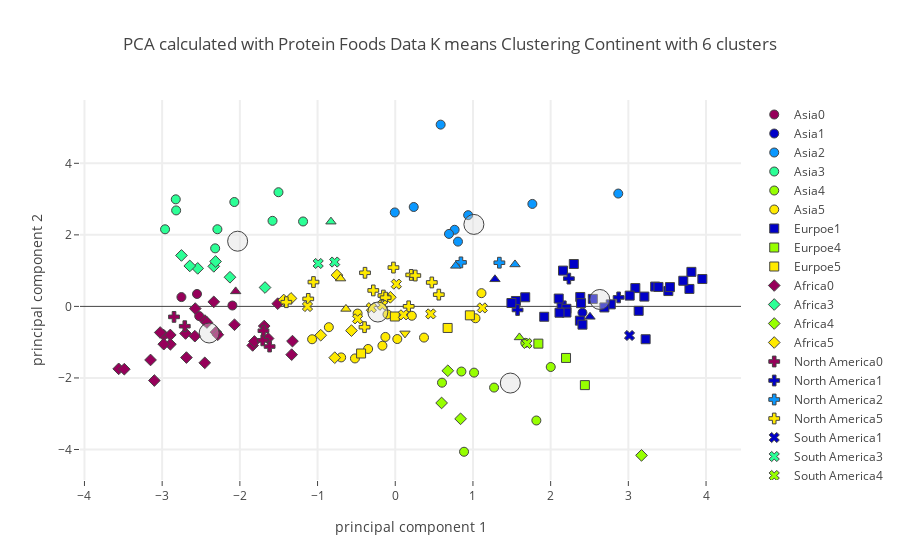

Notebook code cell kept with this figure:
### Code cell
# Calling plotly function 
plot_plotly(protein_group_df,"Continent",continent_centers,6,"Protein Foods",'')

### Figure 1 — Plotly figure (JSON) as saved in the notebook; plotly's stock layout.template omitted (floating-point values rounded to 4 significant figures)
{"data": [{"marker": {"color": "rgb(150,0,90)", "line": {"width": 1}, "size": 9, "symbol": 0}, "mode": "markers", "name": "Asia0", "text": ["Democratic People's Republic of Korea", "India", "Nepal", "Timor-Leste"], "type": "scatter", "uid": "1377c0db-137f-41ad-9aa5-1599ec81341d", "x": [-2.551, -2.096, -2.523, -2.752], "y": [0.3475, 0.02439, -0.2714, 0.2607]}, {"marker": {"color": "rgb(0,0,200)", "line": {"width": 1}, "size": 9, "symbol": 0}, "mode": "markers", "name": "Asia1", "text": ["Israel"], "type": "scatter", "uid": "98153126-1d99-4e9b-80b1-200a0c9a6809", "x": [2.409], "y": [-0.1767]}, {"marker": {"color": "rgb(10,152,255)", "line": {"width": 1}, "size": 9, "symbol": 0}, "mode": "markers", "name": "Asia2", "text": ["Brunei Darussalam", "China, Hong Kong SAR", "China, Macao SAR", "China, mainland", "China, Taiwan Province of", "Japan", "Malaysia", "Maldives", "Republic of Korea"], "type": "scatter", "uid": "8de88395-3efd-48a5-b694-cd563a2fe3cd", "x": [0.7641, 2.87, 1.765, 0.8072, 0.6916, 0.9381, -0.006129, 0.5844, 0.2378], "y": [2.142, 3.155, 2.865, 1.811, 2.027, 2.551, 2.627, 5.082, 2.779]}, {"marker": {"color": "rgb(44,255,150)", "line": {"width": 1}, "size": 9, "symbol": 0}, "mode": "markers", "name": "Asia3", "text": ["Bangladesh", "Cambodia", "Indonesia", "Lao People's Democratic Republic", "Myanmar", "Philippines", "Sri Lanka", "Thailand", "Viet Nam"], "type": "scatter", "uid": "cc395d40-ef51-4c1d-8656-7a902f19e543", "x": [-2.963, -2.825, -2.289, -2.82, -2.071, -1.58, -2.318, -1.186, -1.503], "y": [2.156, 2.993, 2.157, 2.683, 2.918, 2.392, 1.623, 2.374, 3.192]}, {"marker": {"color": "rgb(151,255,0)", "line": {"width": 1}, "size": 9, "symbol": 0}, "mode": "markers", "name": "Asia4", "text": ["Armenia", "Azerbaijan", "Kazakhstan", "Kyrgyzstan", "Mongolia", "Turkey", "Turkmenistan", "Uzbekistan"], "type": "scatter", "uid": "906ecf1c-f281-4971-90b0-7694ff41a24b", "x": [1.674, 1.272, 2.001, 0.6016, 0.8852, 0.8515, 1.816, 1.014], "y": [-1.018, -2.269, -1.694, -2.133, -4.063, -1.821, -3.189, -1.852]}, {"marker": {"color": "rgb(255,234,0)", "line": {"width": 1}, "size": 9, "symbol": 0}, "mode": "markers", "name": "Asia5", "text": ["Afghanistan", "Cyprus", "Georgia", "Iran (Islamic Republic of)", "Iraq", "Jordan", "Kuwait", "Lebanon", "Oman", "Pakistan", "Saudi Arabia", "Tajikistan", "United Arab Emirates", "Yemen"], "type": "scatter", "uid": "c729098d-0cba-41ac-9dc8-6f0713563cc3", "x": [-0.5187, 1.11, 0.3701, -0.1651, -0.4844, 0.0263, 1.033, -0.1268, 0.2132, -0.3491, -0.1002, -0.6961, -0.8549, -1.07], "y": [-1.455, 0.3705, -0.8717, -1.099, -0.1994, -0.9124, -0.3314, -0.8537, -0.2613, -1.19, -0.2242, -1.426, -0.5811, -0.9182]}, {"marker": {"color": "rgb(150,0,90)", "line": {"width": 1}, "size": 9, "symbol": 1}, "mode": "markers", "name": "Eurpoe0", "text": [], "type": "scatter", "uid": "300c1079-5c20-422d-83be-99221ae987c7", "x": [], "y": []}, {"marker": {"color": "rgb(0,0,200)", "line": {"width": 1}, "size": 9, "symbol": 1}, "mode": "markers", "name": "Eurpoe1", "text": ["Austria", "Belarus", "Belgium", "Croatia", "Czechia", "Denmark", "Estonia", "Finland", "France", "Germany", "Hungary", "Iceland", "Ireland", "Italy", "Latvia", "Lithuania", "Luxembourg", "Malta", "Montenegro", "Netherlands", "Norway", "Poland", "Portugal", "Russian Federation", "Slovakia", "Slovenia", "Spain", "Sweden", "Switzerland", "Ukraine", "United Kingdom"], "type": "scatter", "uid": "86370cf5-ad9b-46f9-88e9-ac84245996ab", "x": [3.345, 3.952, 2.141, 1.553, 2.381, 3.387, 3.223, 3.786, 2.774, 3.09, 1.673, 3.017, 2.377, 2.392, 3.133, 3.812, 3.206, 2.104, 2.41, 3.515, 2.543, 3.707, 2.159, 2.692, 1.495, 1.917, 2.298, 3.536, 2.203, 2.203, 2.114], "y": [0.554, 0.7652, 0.027, 0.1516, 0.2632, 0.5441, -0.9178, 0.4882, 0.05658, 0.5125, 0.2556, 0.3014, -0.3982, 0.09001, -0.1242, 0.9653, 0.2745, 0.2191, -0.5105, 0.4291, 0.2094, 0.7168, 1.001, -0.02923, 0.09486, -0.2896, 1.185, 0.5399, -0.0672, -0.1715, -0.1765]}, {"marker": {"color": "rgb(10,152,255)", "line": {"width": 1}, "size": 9, "symbol": 1}, "mode": "markers", "name": "Eurpoe2", "text": [], "type": "scatter", "uid": "ea4f433b-ef3f-456e-ab93-d19b835dd8f1", "x": [], "y": []}, {"marker": {"color": "rgb(44,255,150)", "line": {"width": 1}, "size": 9, "symbol": 1}, "mode": "markers", "name": "Eurpoe3", "text": [], "type": "scatter", "uid": "2b0c924b-b602-478c-967c-a9cc0e4232e4", "x": [], "y": []}, {"marker": {"color": "rgb(151,255,0)", "line": {"width": 1}, "size": 9, "symbol": 1}, "mode": "markers", "name": "Eurpoe4", "text": ["Albania", "Greece", "Romania"], "type": "scatter", "uid": "9b77345e-45f3-4b8e-9e68-e2f172ad6c10", "x": [2.441, 2.198, 1.842], "y": [-2.2, -1.441, -1.041]}, {"marker": {"color": "rgb(255,234,0)", "line": {"width": 1}, "size": 9, "symbol": 1}, "mode": "markers", "name": "Eurpoe5", "text": ["Bosnia and Herzegovina", "Bulgaria", "Republic of Moldova", "Serbia"], "type": "scatter", "uid": "71848c0a-c6f4-49fc-8788-2d1dcf2b9834", "x": [-0.4398, 0.9604, -0.005578, 0.6741], "y": [-1.316, -0.2496, -0.2823, -0.6027]}, {"marker": {"color": "rgb(150,0,90)", "line": {"width": 1}, "size": 9, "symbol": 2}, "mode": "markers", "name": "Africa0", "text": ["Angola", "Benin", "Botswana", "Burkina Faso", "Cabo Verde", "Cameroon", "Central African Republic", "Chad", "CÃƒÂ´te d'Ivoire", "Djibouti", "Ethiopia", "Ghana", "Kenya", "Lesotho", "Malawi", "Mali", "Mozambique", "Namibia", "Niger", "Nigeria", "Rwanda", "Eswatini", "Togo", "Uganda", "United Republic of Tanzania", "Zambia", "Zimbabwe"], "type": "scatter", "uid": "4544ecc7-c001-40da-89bb-c07e4848b799", "x": [-1.687, -2.574, -1.323, -2.699, -1.512, -2.979, -1.835, -2.069, -2.336, -1.333, -2.688, -2.45, -2.452, -3.101, -3.56, -2.307, -2.895, -1.637, -3.15, -2.424, -3.487, -1.813, -3.025, -2.894, -2.979, -2.579, -2.284], "y": [-0.5484, -0.06102, -0.9707, -0.7571, 0.0766, -0.8051, -1.09, -0.5123, 0.1268, -1.349, -1.43, -0.3964, -1.577, -2.072, -1.746, -0.72, -0.7983, -0.8966, -1.497, -0.4495, -1.755, -0.9804, -0.7302, -1.059, -1.056, -0.8321, -0.7922]}, {"marker": {"color": "rgb(0,0,200)", "line": {"width": 1}, "size": 9, "symbol": 2}, "mode": "markers", "name": "Africa1", "text": [], "type": "scatter", "uid": "c93f484b-08bb-4907-b914-f36d62d1cbeb", "x": [], "y": []}, {"marker": {"color": "rgb(10,152,255)", "line": {"width": 1}, "size": 9, "symbol": 2}, "mode": "markers", "name": "Africa2", "text": [], "type": "scatter", "uid": "1f231c2c-de3c-4344-83f1-5dd5c27a7d4b", "x": [], "y": []}, {"marker": {"color": "rgb(44,255,150)", "line": {"width": 1}, "size": 9, "symbol": 2}, "mode": "markers", "name": "Africa3", "text": ["Gambia", "Guinea", "Guinea-Bissau", "Liberia", "Madagascar", "Senegal", "Sierra Leone"], "type": "scatter", "uid": "cee80c8a-a58d-49f7-a517-7597e977f540", "x": [-1.676, -2.543, -2.336, -2.313, -2.645, -2.127, -2.752], "y": [0.5279, 1.063, 1.119, 1.255, 1.132, 0.8148, 1.424]}, {"marker": {"color": "rgb(151,255,0)", "line": {"width": 1}, "size": 9, "symbol": 2}, "mode": "markers", "name": "Africa4", "text": ["Algeria", "Morocco", "Sudan", "Tunisia"], "type": "scatter", "uid": "1afb898a-b9e1-47d5-aa7b-8cde3e9b7c98", "x": [0.5966, 0.8407, 3.17, 0.6763], "y": [-2.699, -3.143, -4.165, -1.799]}, {"marker": {"color": "rgb(255,234,0)", "line": {"width": 1}, "size": 9, "symbol": 2}, "mode": "markers", "name": "Africa5", "text": ["Congo (note no data in Food suppley tables for DRC)", "Egypt", "Gabon", "Mauritania", "Mauritius", "Sao Tome and Principe", "South Africa"], "type": "scatter", "uid": "448e0668-92b0-448e-bcdb-36f090067072", "x": [-1.436, -0.9592, -0.7501, -0.779, -0.06329, -1.341, -0.5635], "y": [0.1791, -0.8056, 0.8739, -1.433, 0.2543, 0.2232, -0.6771]}, {"marker": {"color": "rgb(150,0,90)", "line": {"width": 1}, "size": 9, "symbol": 3}, "mode": "markers", "name": "North America0", "text": ["El Salvador", "Guatemala", "Haiti", "Honduras", "Nicaragua"], "type": "scatter", "uid": "4b89409c-8ba8-42fe-baba-9b2010c5c9ec", "x": [-1.617, -1.706, -2.847, -1.696, -2.709], "y": [-1.122, -0.949, -0.2932, -0.6803, -0.5538]}, {"marker": {"color": "rgb(0,0,200)", "line": {"width": 1}, "size": 9, "symbol": 3}, "mode": "markers", "name": "North America1", "text": ["Bermuda", "Canada", "United States of America"], "type": "scatter", "uid": "19c3559d-24fb-4ee5-a360-7b2a5915ebe6", "x": [2.234, 1.574, 2.875], "y": [0.7769, -0.1001, 0.2513]}, {"marker": {"color": "rgb(10,152,255)", "line": {"width": 1}, "size": 9, "symbol": 3}, "mode": "markers", "name": "North America2", "text": ["Antigua and Barbuda", "Bahamas"], "type": "scatter", "uid": "4d9e3e05-6841-4ee3-a7df-1bca1230eeb8", "x": [0.8453, 1.34], "y": [1.231, 1.221]}, {"marker": {"color": "rgb(44,255,150)", "line": {"width": 1}, "size": 9, "symbol": 3}, "mode": "markers", "name": "North America3", "text": [], "type": "scatter", "uid": "7b666404-e7db-4d73-8b8e-21d84e15de30", "x": [], "y": []}, {"marker": {"color": "rgb(151,255,0)", "line": {"width": 1}, "size": 9, "symbol": 3}, "mode": "markers", "name": "North America4", "text": [], "type": "scatter", "uid": "0af00086-ce14-4f7f-849a-285b18f8ea84", "x": [], "y": []}, {"marker": {"color": "rgb(255,234,0)", "line": {"width": 1}, "size": 9, "symbol": 3}, "mode": "markers", "name": "North America5", "text": ["Barbados", "Belize", "Costa Rica", "Cuba", "Dominica", "Dominican Republic", "Grenada", "Jamaica", "Mexico", "Panama", "Saint Kitts and Nevis", "Saint Lucia", "Saint Vincent and the Grenadines", "Trinidad and Tobago"], "type": "scatter", "uid": "e8ce5e31-c68a-48ab-92b8-fde1823f9130", "x": [0.5605, -1.12, -0.1526, -1.402, 0.1727, -1.052, 0.2056, -0.2827, -0.3953, -0.3891, -0.02307, 0.4704, 0.258, -0.1237], "y": [0.3292, 0.2099, 0.3033, 0.118, 0.002044, 0.6811, 0.8799, 0.4469, -0.5807, 0.9398, 1.085, 0.6694, 0.8627, 0.245]}, {"marker": {"color": "rgb(150,0,90)", "line": {"width": 1}, "size": 9, "symbol": 4}, "mode": "markers", "name": "South America0", "text": [], "type": "scatter", "uid": "43ea1493-5d8a-4fe3-a90f-8546e9384294", "x": [], "y": []}, {"marker": {"color": "rgb(0,0,200)", "line": {"width": 1}, "size": 9, "symbol": 4}, "mode": "markers", "name": "South America1", "text": ["Argentina"], "type": "scatter", "uid": "7e4bce8b-f461-46a1-8c51-4927e4b279f1", "x": [3.015], "y": [-0.8129]}, {"marker": {"color": "rgb(10,152,255)", "line": {"width": 1}, "size": 9, "symbol": 4}, "mode": "markers", "name": "South America2", "text": [], "type": "scatter", "uid": "2810b9cd-e42e-4dce-b23d-0f72ff4ce141", "x": [], "y": []}, {"marker": {"color": "rgb(44,255,150)", "line": {"width": 1}, "size": 9, "symbol": 4}, "mode": "markers", "name": "South America3", "text": ["Guyana", "Suriname"], "type": "scatter", "uid": "f60f34fe-e238-45ef-a641-82720343e94b", "x": [-0.992, -0.7798], "y": [1.2, 1.24]}, {"marker": {"color": "rgb(151,255,0)", "line": {"width": 1}, "size": 9, "symbol": 4}, "mode": "markers", "name": "South America4", "text": ["Uruguay"], "type": "scatter", "uid": "4f7b5fe0-b263-4822-a1ac-580d7baab956", "x": [1.695], "y": [-1.035]}, {"marker": {"color": "rgb(255,234,0)", "line": {"width": 1}, "size": 9, "symbol": 4}, "mode": "markers", "name": "South America5", "text": ["Bolivia (Plurinational State of)", "Brazil", "Chile", "Colombia", "Ecuador", "Paraguay", "Peru", "Venezuela (Bolivarian Republic of)"], "type": "scatter", "uid": "28a1efac-b2ac-45b1-bd1d-c3aefed5cd19", "x": [-0.4843, 0.4567, 1.12, -0.3074, 0.01381, 0.1062, -1.13, -0.165], "y": [-0.3477, -0.2102, -0.04205, -0.03675, 0.6222, -0.2359, -0.003202, 0.03305]}, {"marker": {"color": "rgb(150,0,90)", "line": {"width": 1}, "size": 9, "symbol": 5}, "mode": "markers", "name": "Australia0", "text": ["Solomon Islands"], "type": "scatter", "uid": "66295649-7b5b-4ee3-9f44-3785d9fc7344", "x": [-2.054], "y": [0.4198]}, {"marker": {"color": "rgb(0,0,200)", "line": {"width": 1}, "size": 9, "symbol": 5}, "mode": "markers", "name": "Australia1", "text": ["Australia", "New Caledonia"], "type": "scatter", "uid": "f8b401f4-3358-4314-9264-da36bbaa09cb", "x": [2.506, 1.283], "y": [-0.2917, 0.7575]}, {"marker": {"color": "rgb(10,152,255)", "line": {"width": 1}, "size": 9, "symbol": 5}, "mode": "markers", "name": "Australia2", "text": ["French Polynesia", "Samoa"], "type": "scatter", "uid": "5b00e62a-3b8f-4f2e-877c-fb162f76cb73", "x": [1.541, 0.778], "y": [1.173, 1.134]}, {"marker": {"color": "rgb(44,255,150)", "line": {"width": 1}, "size": 9, "symbol": 5}, "mode": "markers", "name": "Australia3", "text": ["Kiribati"], "type": "scatter", "uid": "f682db43-27cf-4044-a62f-dde398fdadb6", "x": [-0.8278], "y": [2.369]}, {"marker": {"color": "rgb(151,255,0)", "line": {"width": 1}, "size": 9, "symbol": 5}, "mode": "markers", "name": "Australia4", "text": ["New Zealand"], "type": "scatter", "uid": "7f6cb4c0-b4f3-438f-8c6e-822e106d690c", "x": [1.598], "y": [-0.8674]}, {"marker": {"color": "rgb(255,234,0)", "line": {"width": 1}, "size": 9, "symbol": 5}, "mode": "markers", "name": "Australia5", "text": ["Fiji", "Vanuatu"], "type": "scatter", "uid": "26990663-7db9-4571-b75b-b509d2e1725a", "x": [-0.6347, -0.7034], "y": [-0.07026, 0.7783]}, {"marker": {"color": "rgb(150,0,90)", "line": {"width": 1}, "size": 9, "symbol": 6}, "mode": "markers", "name": "Europe0", "text": [], "type": "scatter", "uid": "db68b93e-79fe-4b74-9868-74f31580de48", "x": [], "y": []}, {"marker": {"color": "rgb(0,0,200)", "line": {"width": 1}, "size": 9, "symbol": 6}, "mode": "markers", "name": "Europe1", "text": [], "type": "scatter", "uid": "1f46e6e5-a748-4a00-98cf-eb68959f38ed", "x": [], "y": []}, {"marker": {"color": "rgb(10,152,255)", "line": {"width": 1}, "size": 9, "symbol": 6}, "mode": "markers", "name": "Europe2", "text": [], "type": "scatter", "uid": "1f42f285-51b4-4a82-a59c-3161b1fc0bc5", "x": [], "y": []}, {"marker": {"color": "rgb(44,255,150)", "line": {"width": 1}, "size": 9, "symbol": 6}, "mode": "markers", "name": "Europe3", "text": [], "type": "scatter", "uid": "082d6e51-a330-4d24-8b55-7379474796dc", "x": [], "y": []}, {"marker": {"color": "rgb(151,255,0)", "line": {"width": 1}, "size": 9, "symbol": 6}, "mode": "markers", "name": "Europe4", "text": [], "type": "scatter", "uid": "7d1f5adc-96bd-4751-b292-e71dffe9731b", "x": [], "y": []}, {"marker": {"color": "rgb(255,234,0)", "line": {"width": 1}, "size": 9, "symbol": 6}, "mode": "markers", "name": "Europe5", "text": ["North Macedonia"], "type": "scatter", "uid": "e961b2a4-e293-41b6-bab1-49799977e952", "x": [0.1249], "y": [-0.7541]}, {"marker": {"color": "rgba(220, 220, 220, .4)", "line": {"width": 1}, "size": 20}, "mode": "markers", "name": "Center", "type": "scatter", "uid": "e91dcd5b-f5e1-41f2-8a79-96fdc266eb0e", "x": [-2.395, 2.632, 1.012, -2.029, 1.481, -0.2239], "y": [-0.7432, 0.1938, 2.292, 1.823, -2.143, -0.1573]}], "layout": {"hovermode": "closest", "showlegend": true, "title": {"text": "PCA calculated with Protein Foods Data K means Clustering Continent with 6 clusters"}, "xaxis": {"gridwidth": 2, "ticklen": 5, "title": {"text": "principal component 1"}, "zeroline": false}, "yaxis": {"gridwidth": 2, "ticklen": 5, "title": {"text": "principal component 2"}}}}
